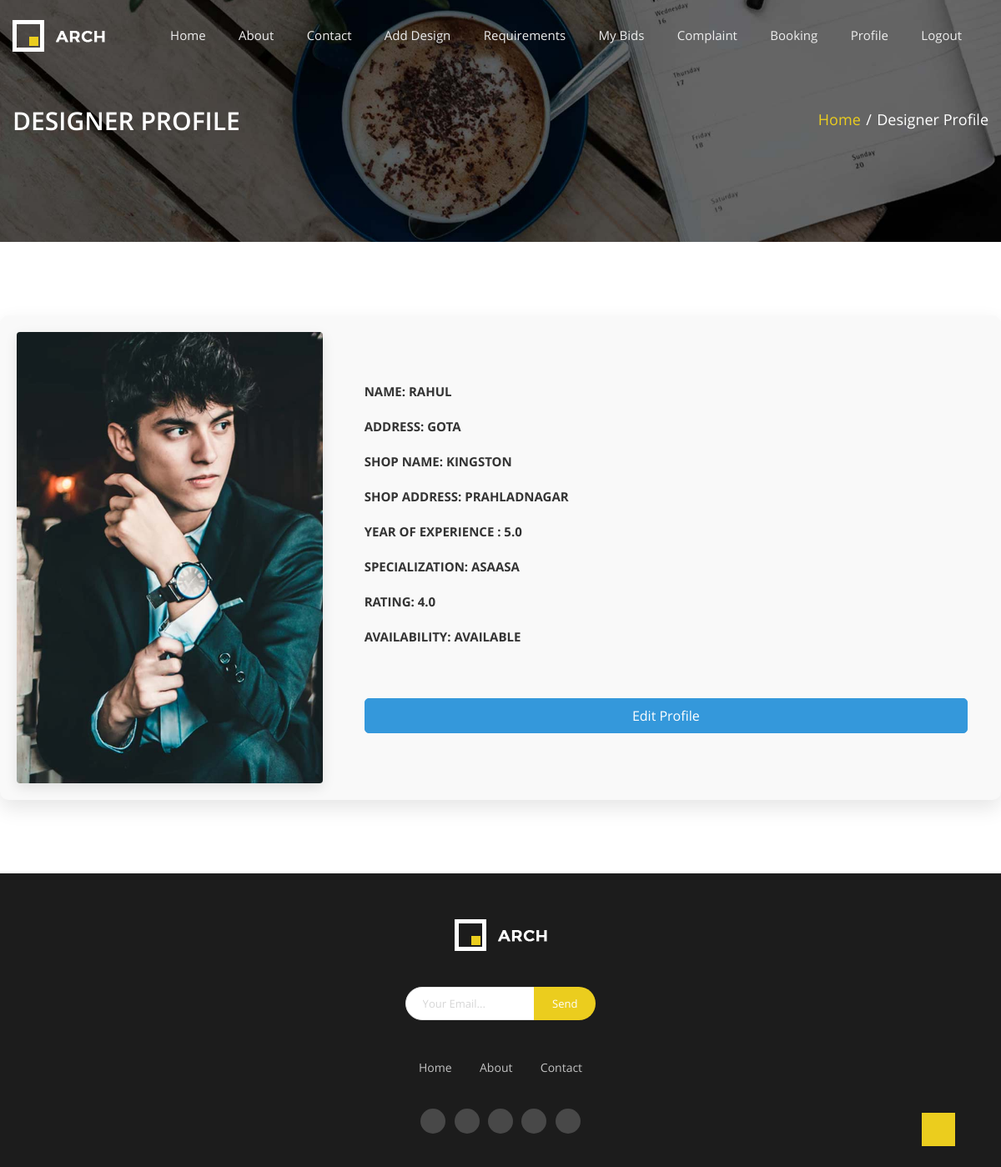
Screenshot of /showdesigner (signed in) with the database file from the repository.
### myapp/models.py (models this page shows, shortened)
class DesignerProfile(models.Model):
    user = models.ForeignKey(Login, on_delete=models.CASCADE)
    address = models.TextField(blank=True, null=True)
    designerprofile_image = models.ImageField(upload_to='seller_profiles/', blank=True, null=True)
    company_name  = models.CharField(max_length=255, blank=True, null=True)
    company_address = models.TextField(blank=True, null=True)
    years_of_experience = models.FloatField(blank=True, null=True)
    specialization = models.CharField(max_length=255, blank=True, null=True)
    rating = models.FloatField(default=0.0)  # Changed to FloatField
    availability = models.CharField(max_length=40, choices=[('Available', 'Available'), ('Not Available', 'Not Available')], default='Available')
    def designer_image(self):
        return mark_safe('<img src = "{}" width = "100">'.format(self.designerprofile_image.url))
    designer_image.allow_tags = True

class Login(models.Model):
    name = models.CharField(max_length=100)
    email = models.EmailField(unique=True)
    password = models.CharField(max_length=100, default="admin@123")
    phone = models.CharField(max_length=20, null=True, blank=True)
    ROLE = (
        ("Designer", "Designer"),
        ("User", "User"),
    )
    role = models.CharField(max_length=10, choices=ROLE, default='User')
    STATUS = (
        ("0", "unapproved"),
        ("1", "approved")
    )
    status = models.CharField(max_length=10, choices=STATUS, default='0')
    id_proof = models.FileField(upload_to='id_proofs/', null=True, blank=True, default=None)
    def pic(self):
        return mark_safe('<img src = "{}" width = "100">'.format(self.id_proof.url))
    pic.allow_tags = True

### myapp/views.py (the view)
# urls.py: path('showdesigner', views.showdesigner, name='showdesigner'),
def showdesigner(request):
    context = checksession(request)
    uid = request.session['log_id']
    allsellerdetails = DesignerProfile.objects.get(user=Login(id=uid))
    context.update({
        'sellerdetail': allsellerdetails,
    })
    return render(request,'showdesigner.html', context)

### myapp/views.py (called while the page is built)
def checksession(request):
    uid = request.session.get('log_id')
    if not uid:
        return None
    try:
        userdata = Login.objects.get(id=uid)
        is_designer = userdata.role == "Designer"
        if is_designer:
            try:
                profile = DesignerProfile.objects.get(user=userdata)
            except DesignerProfile.DoesNotExist:
                profile = None
        else:
            try:
                profile = UserProfile.objects.get(user=userdata)
            except UserProfile.DoesNotExist:
                profile = None
        context = {
            'userdata': userdata,
            'is_designer': is_designer,
            'profile': profile,
        }
        return context
    except Login.DoesNotExist:
        return None

### myapp/templates/showdesigner.html (shortened to what this page needs)
{%extends 'base.html'%}
{%block main%}
{%load static%}
      <section class="navigation">
      <div class="parallax parallax--nav-1">
        <div class="container clearfix">
          <div class="row">
            <div class="col-md-12">
              <h2>
                Designer Profile
              </h2>
              <ul class="breadcrumbs ul--inline ul--no-style">
                <li>
                  <a href=" {% static 'index.html' %} ">Home</a>
                </li>
                <span>/</span>
                <li class="active">
                  Designer Profile
                </li>
              </ul>
            </div>
          </div>
        </div>
      </div>
    </section>
<div class="section profile-section section-margin">
    <div class="container my-5">
        <div class="row align-items-center">
            <div class="col-md-4 col-sm-12">
                <div class="profile-image">
                    <img src="{{ sellerdetail.designerprofile_image.url }}" alt="Clothing Image" class="img-fluid rounded shadow" />
                </div>
            </div>
            <div class="col-md-8 col-sm-12">
                <div class="content">
                    <h5>Name: {{ sellerdetail.user.name }}</h5><br>
                    <h5>Address: {{ sellerdetail.address }}</h5><br>
                    <h5>Shop name: {{ sellerdetail.company_name }}</h5><br>
                    <h5>Shop address: {{ sellerdetail.company_address }}</h5><br>
                    <h5> Year of Experience : {{ sellerdetail.years_of_experience }}</h5><br>
                    <h5> specialization: {{ sellerdetail.specialization }}</h5><br>
                    <h5> rating: {{ sellerdetail.rating }}</h5><br>
                    <h5> availability: {{ sellerdetail.availability }}</h5><br>
                    <br>
                    <div class="shop-list-btn">
                        <a href="/edit_designer" class="btn btn-primary btn-block">Edit Profile</a>
                    </div>
                </div>
            </div>
        </div>
    </div>
</div>
{%endblock%}

### myapp/templates/showdesigner.html (style rules this page uses)
.section.profile-section { padding: 40px 0; }
.profile-section .container { background-color: #f9f9f9; padding: 20px; border-radius: 10px; box-shadow: 0 10px 25px rgba(0, 0, 0, 0.1); }
.profile-section .profile-image img { max-width: 100%; height: auto; border-radius: 10px; box-shadow: 0 5px 15px rgba(0, 0, 0, 0.1); }
.profile-section .content { padding-left: 20px; padding-right: 20px; }
.profile-section .shop-list-btn { margin-top: 20px; }
.profile-section .shop-list-btn .btn { background-color: #3498db; border-color: #3498db; color: white; font-size: 1rem; padding: 10px 20px; border-radius: 5px; transition: background-color 0.3s ease; }

### rows the page displays
DesignerProfile: designerprofile_image (picture), user.name "RAHUL", address "GOTA", company_name "KINGSTON", company_address "PRAHLADNAGAR", years_of_experience "5.0", specialization "ASAASA", rating "4.0", availability "AVAILABLE"
